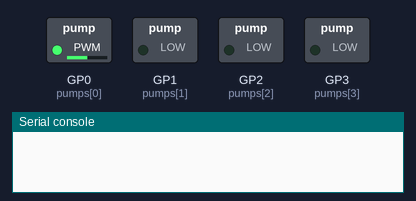
The program below on a simulated Raspberry Pi Pico running MicroPython. Shown: switched loads named in the program (green lamp = pin HIGH), the last lines printed to the serial console. At 13.0 s the program stops and its outputs stay as they are.

Above: at 0.1 s.
At 2.1 s:
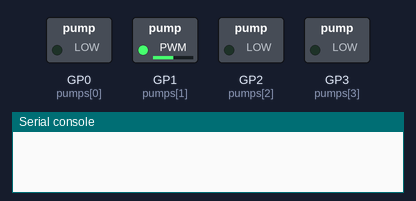
At 4.1 s:
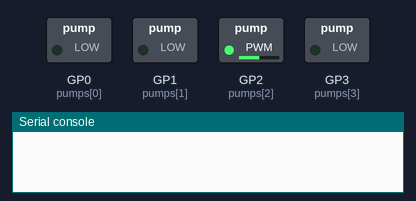
At 6.1 s:
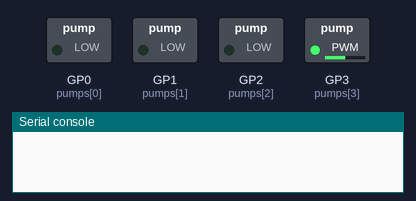
At 9.62 s:
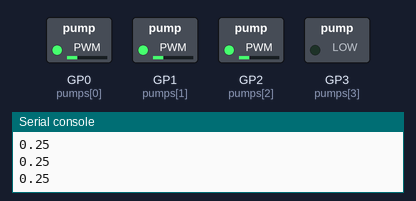
At 13.1 s:
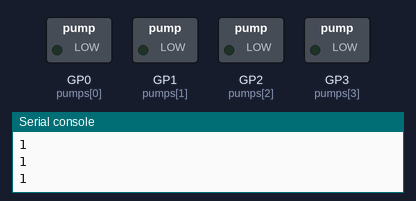
Timing chart, 0 to 14.5 s (numbered marks = the images above):
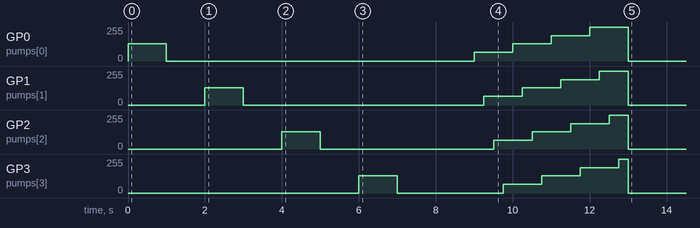

Measured:
- by itself, GP0 (pumps[0]): 0/255 → 128/255 at 0.00 s, → 0/255 1.0 s later, → 64/255 8.0 s later, → 128/255 1.0 s later, … (7 changes in this stretch)
- by itself, GP1 (pumps[1]): 0/255 → 128/255 at 2.0 s, → 0/255 1.0 s later, → 64/255 6.3 s later, → 128/255 1.0 s later, … (7 changes in this stretch)
- by itself, GP2 (pumps[2]): 0/255 → 128/255 at 4.0 s, → 0/255 1.0 s later, → 64/255 4.5 s later, → 128/255 1.0 s later, … (7 changes in this stretch)
- by itself, GP3 (pumps[3]): 0/255 → 128/255 at 6.0 s, → 0/255 1.0 s later, → 64/255 2.8 s later, → 128/255 1.0 s later, … (7 changes in this stretch)

The program:

pumps.py
```python
from time import sleep

from machine import PWM, Pin

pumps = [PWM(Pin(i)) for i in range(4)]


def run(pump, power):
    assert 0 <= power <= 1, "power must be between 0 and 1"
    pump.freq(20000)
    pump.duty_u16(round(65535 * power))


for pump in pumps:
    run(pump, 0.5)
    sleep(1.0)
    run(pump, 0.0)
    sleep(1.0)

for power in [0, 0.25, 0.5, 0.75, 1]:
    for pump in pumps:
        print(power)
        run(pump, power)
        sleep(0.25)

[run(pump, 0.0) for pump in pumps]
```
